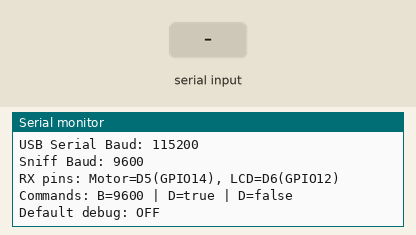
Bench run of a sketch on a simulated ESP8266 (NodeMCU). On the bench: the last lines printed to the serial monitor. The inputs (shaded band) are chosen by the test bench.

Above: at 1.2 s.
1.3 s: "B=\n" received over Serial
At 1.6 s:
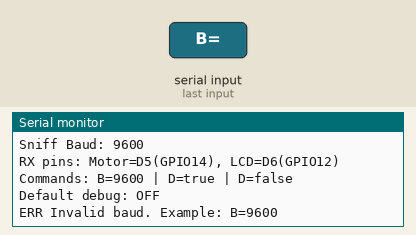
2.8 s: "B=\n" received over the second serial link
At 3.7 s:
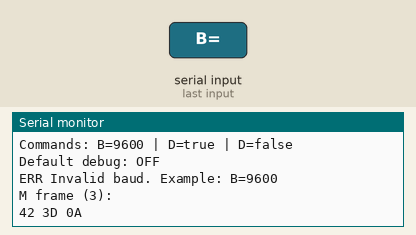
4.3 s: "D=\n" received over Serial
At 5.1 s:
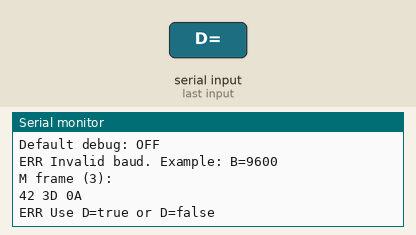
5.8 s: "true\n" received over the second serial link
At 7.0 s:
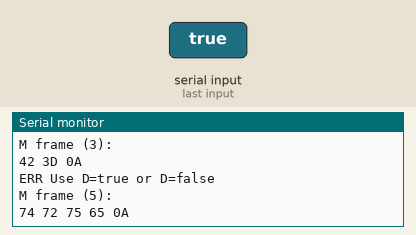
7.3 s: "true\n" received over Serial
At 8.5 s:
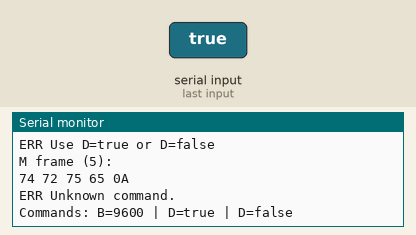
8.8 s: "1\n" received over the second serial link
At 9.4 s:
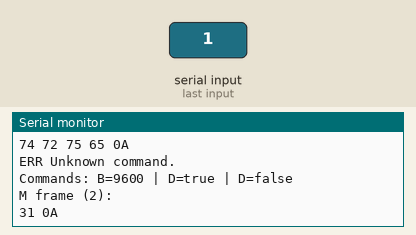

The sketch:

nodemcu_snuffer.ino
```cpp
#include <Arduino.h>
#include <SoftwareSerial.h>

// ---------- NodeMCU v3 (ESP8266MOD) pins ----------
#define RX_MOTOR D5   // GPIO14  <- Conectar TX Controladora
#define RX_LCD   D6   // GPIO12  <- Conectar TX Pantalla
#define TX_DUMMY D7   // GPIO13  (NO conectar; requerido por SoftwareSerial)

// ---------- Config ----------
static const uint32_t PC_BAUD_DEFAULT = 115200;
static uint32_t sniffBaud = 9600;

// Frame segmentation by "silence gap"
static const uint16_t FRAME_GAP_MS = 25;

// Switch listener if idle (timeslice)
static const uint16_t SWITCH_TIMEOUT_MS = 50;

// Buffer size per channel
static const uint16_t BUFLEN = 128;

bool debugBytes = false;

// Two software serial ports (ESP8266: only one can listen at a time)
SoftwareSerial SoftM(RX_MOTOR, TX_DUMMY); // Motor/Controladora
SoftwareSerial SoftL(RX_LCD,   TX_DUMMY); // LCD/Pantalla

uint32_t lastSwitchMs = 0;

struct ChanState {
  uint8_t  buf[BUFLEN];
  uint16_t pos = 0;
  bool     overflow = false;
  uint32_t lastByteMs = 0;
};

ChanState chM;
ChanState chL;

static void printHex2(uint8_t b) {
  if (b < 0x10) Serial.print('0');
  Serial.print(b, HEX);
}

static void bufClear(ChanState &ch) {
  ch.pos = 0;
  ch.overflow = false;
}

static void bufAdd(ChanState &ch, uint8_t b) {
  if (ch.pos < BUFLEN) ch.buf[ch.pos++] = b;
  else ch.overflow = true;
  ch.lastByteMs = millis();
}

static void printFrame(const char *tag, ChanState &ch) {
  Serial.print(tag);
  Serial.print(" frame (");
  Serial.print(ch.pos);
  if (ch.overflow) Serial.print(", OVERFLOW");
  Serial.println("):");

  for (uint16_t i = 0; i < ch.pos; i++) {
    printHex2(ch.buf[i]);
    Serial.print(' ');
    if ((i + 1) % 16 == 0) Serial.println();
  }
  Serial.println();

  bufClear(ch);
}

// ----- Commands over USB Serial -----
static void restartSoftSerial() {
  SoftM.end();
  SoftL.end();
  delay(20);
  SoftM.begin(sniffBaud);
  SoftL.begin(sniffBaud);

  // restore current listener
  if (SoftM.isListening()) SoftM.listen();
  else SoftL.listen();
}

static void applySniffBaud(uint32_t b) {
  if (b == 0) {
    Serial.println("ERR Invalid baud. Example: B=9600");
    return;
  }
  sniffBaud = b;
  restartSoftSerial();
  Serial.print("OK Baud = ");
  Serial.println(sniffBaud);
}

static void setDebug(bool on) {
  debugBytes = on;
  Serial.print("OK Debug bytes = ");
  Serial.println(debugBytes ? "true" : "false");
}

static void handleCommandLine(String line) {
  line.trim();
  if (!line.length()) return;

  String u = line; u.toUpperCase();

  if (u.startsWith("B=")) {
    String num = line.substring(2);
    num.trim();
    applySniffBaud((uint32_t)num.toInt());
    return;
  }

  if (u.startsWith("D=")) {
    String val = line.substring(2);
    val.trim();
    val.toLowerCase();

    if (val == "true" || val == "\"true\"" || val == "1" || val == "on") setDebug(true);
    else if (val == "false" || val == "\"false\"" || val == "0" || val == "off") setDebug(false);
    else Serial.println("ERR Use D=true or D=false");
    return;
  }

  Serial.println("ERR Unknown command.");
  Serial.println("Commands: B=9600 | D=true | D=false");
}

static void pollPCCommands() {
  static String line;
  while (Serial.available()) {
    char c = (char)Serial.read();
    if (c == '\r') continue;
    if (c == '\n') {
      handleCommandLine(line);
      line = "";
    } else {
      if (line.length() < 64) line += c;
    }
  }
}

// ----- Sniff logic -----
static void drain(SoftwareSerial &port, ChanState &ch, const char *tag) {
  while (port.available()) {
    uint8_t b = (uint8_t)port.read();
    bufAdd(ch, b);

    if (debugBytes) {
      Serial.print(tag);
      Serial.print(" byte: ");
      printHex2(b);
      Serial.println();
    }
  }
}

static void checkFlush(ChanState &ch, const char *tag) {
  if (ch.pos == 0) return;
  if ((millis() - ch.lastByteMs) >= FRAME_GAP_MS) {
    printFrame(tag, ch);
  }
}

static void switchListener() {
  if (SoftM.isListening()) SoftL.listen();
  else SoftM.listen();
  lastSwitchMs = millis();
}

void setup() {
  Serial.begin(PC_BAUD_DEFAULT);
  delay(50);

  SoftM.begin(sniffBaud);
  SoftL.begin(sniffBaud);

  // Start listening Motor by default
  SoftM.listen();
  lastSwitchMs = millis();

  bufClear(chM);
  bufClear(chL);

  Serial.println("=== ESP8266MOD Dual Sniffer (timesliced) ===");
  Serial.print("USB Serial Baud: "); Serial.println(PC_BAUD_DEFAULT);
  Serial.print("Sniff Baud: "); Serial.println(sniffBaud);
  Serial.println("RX pins: Motor=D5(GPIO14), LCD=D6(GPIO12)");
  Serial.println("Commands: B=9600 | D=true | D=false");
  Serial.println("Default debug: OFF");
}

void loop() {
  pollPCCommands();

  // Drain whichever is currently listening
  if (SoftM.isListening()) drain(SoftM, chM, "M");
  else drain(SoftL, chL, "L");

  // Flush frames on silence
  checkFlush(chM, "M");
  checkFlush(chL, "L");

  // Switch listener periodically so we can catch both directions
  if ((millis() - lastSwitchMs) > SWITCH_TIMEOUT_MS) {
    switchListener();
  }
}
```

Measured:
- after the input at 1.3 s, the serial monitor: prints a new line at once (image 1)
- after the input at 2.8 s, the serial monitor: prints a new line at once (image 2)
- after the input at 4.3 s, the serial monitor: prints a new line at once (image 3)
- after the input at 5.8 s, the serial monitor: prints a new line at once (image 4)
- after the input at 7.3 s, the serial monitor: prints a new line at once (image 5)
- after the input at 8.8 s, the serial monitor: prints a new line at once (image 6)
